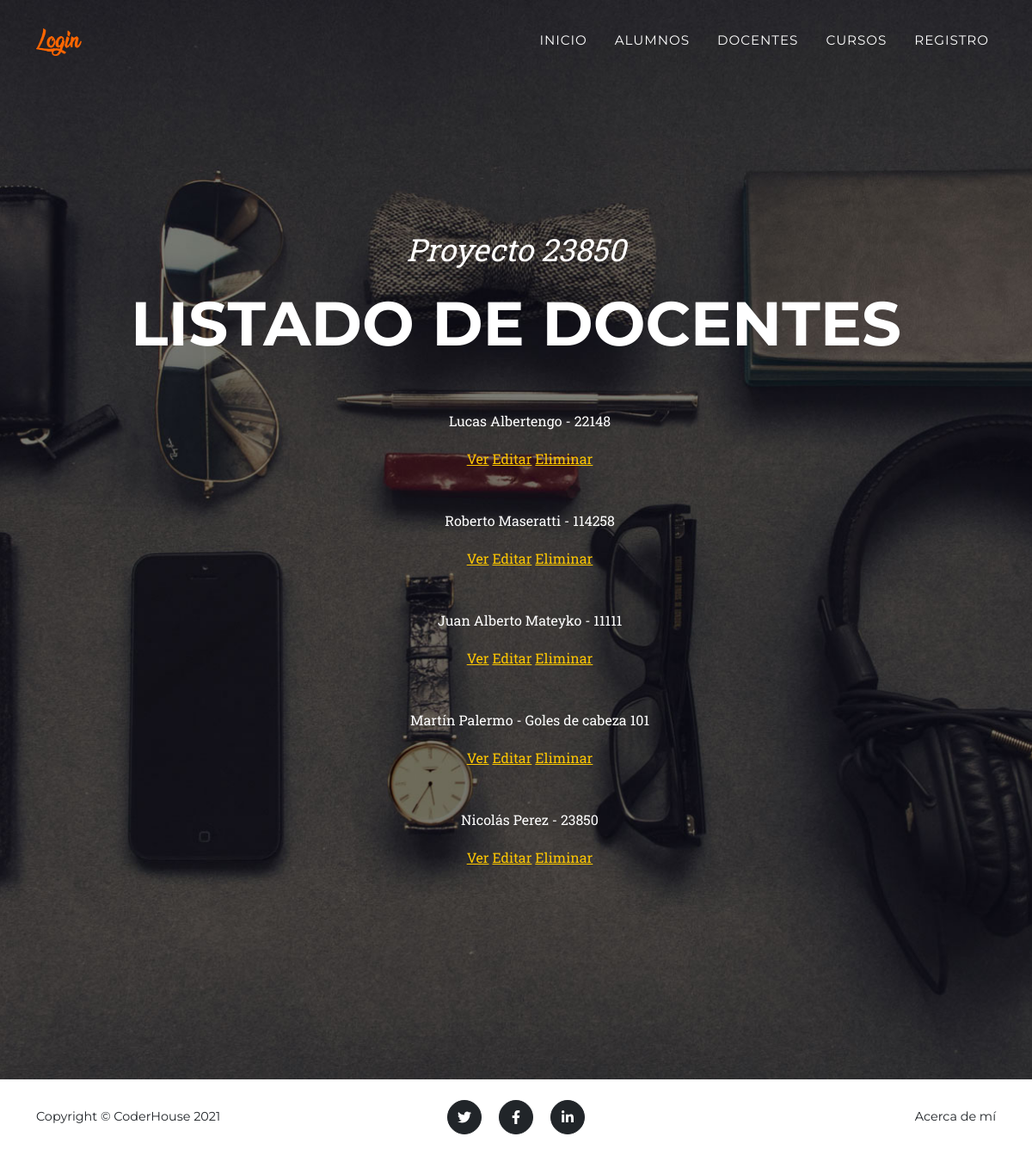
Page /AppCoder/docentes/list on the committed database.
### AppCoder/models.py (models this page shows, shortened)
class Docente(models.Model):
    nombre = models.CharField(max_length=40)
    apellido = models.CharField(max_length=40)
    catedra = models.CharField(max_length=40)

### AppCoder/views.py (the view)
# urls.py: path('docentes/list', views.DocenteList.as_view(), name = "DocList"),
class DocenteList(ListView):
    model = Docente
    template_name = "AppCoder/docentes_list.html"

### AppCoder/templates/AppCoder/docentes_list.html (shortened to what this page needs)
{% extends "AppCoder/parent.html" %}
{% load static %}
{% block titlecontent %}
    <header class="masthead">
        <div class="container">
            <div class="masthead-subheading">Proyecto 23850</div>
            <div class="masthead-heading text-uppercase">Listado de docentes</div>
        </div>
        <ul>
            {% for docente in object_list %}
                    <p>{{docente.nombre}} {{docente.apellido}} - {{docente.catedra}}</p>
                    <p>
                        <a href="{% url 'DocDetail' docente.id %}">Ver</a>
                        <a href="{% url 'DocEdit' docente.id %}">Editar</a>
                        <a href="{% url 'DocDelete' docente.id %}">Eliminar</a>
                    <br>
                    <br>
                    </p>
            {% endfor %}
        </ul>
    </header>
{% endblock %}

### AppCoder/templates/AppCoder/parent.html (shortened to what this page needs)
<!DOCTYPE html>
<html lang="en">
    <head>
        {% load static %}
        <link href="{% static 'AppCoder/css/styles.css' %}" rel="stylesheet" />
    </head>
    <body id="page-top">
        <nav class="navbar navbar-expand-lg navbar-dark fixed-top" id="mainNav">
            <div class="container">
                {% if user.is_authenticated %}
                    <img height = "40px" src="{{url}}" alt="">
                    <a class="navbar-brand" href="{% url 'Logout' %}"><img src="{% static 'AppCoder/assets/img/navbar-logo - logout.png' %}" alt="Login" /></a>
                {% else %}
                    <a class="navbar-brand" href="{% url 'Login' %}"><img src="{% static 'AppCoder/assets/img/navbar-logo - login.png' %}" alt="Logout" /></a>
                {% endif %}
                <div class="collapse navbar-collapse" id="navbarResponsive">
                    <ul class="navbar-nav text-uppercase ms-auto py-4 py-lg-0">
                        <li class="nav-item"><a class="nav-link" href="{% url 'Inicio' %}">Inicio</a></li>
                        <li class="nav-item"><a class="nav-link" href="{% url 'Alumnos' %}">Alumnos</a></li>
                        <li class="nav-item"><a class="nav-link" href="{% url 'Docentes' %}">Docentes</a></li>
                        <li class="nav-item"><a class="nav-link" href="{% url 'Cursos' %}">Cursos</a></li>
                        {% if user.is_authenticated %}
                        <li class="nav-item"><a class="nav-link" href="{% url 'EditUser' %}">{{request.user.username}}</a></li>
                        {% else %}
                        <li class="nav-item"><a class="nav-link" href="{% url 'Register' %}">Registro</a></li>
                        {% endif %}
                    </ul>
                </div>
            </div>
        </nav>
        {% block titlecontent %}
        {% endblock %}
        <footer class="footer py-4">
            <div class="container">
                <div class="row align-items-center">
                    <div class="col-lg-4 text-lg-start">Copyright &copy; CoderHouse 2021</div>
                    <div class="col-lg-4 my-3 my-lg-0">
                        <a class="btn btn-dark btn-social mx-2" href="#!"><i class="fab fa-twitter"></i></a>
                        <a class="btn btn-dark btn-social mx-2" href="#!"><i class="fab fa-facebook-f"></i></a>
                        <a class="btn btn-dark btn-social mx-2" href="#!"><i class="fab fa-linkedin-in"></i></a>
                    </div>
                    <div class="col-lg-4 text-lg-end">
                        <a class="link-dark text-decoration-none" href="{% url 'About' %}">Acerca de mí</a>
                    </div>
                </div>
            </div>
        </footer>
    </body>
</html>

### rows in the picture
Docente: nombre "Lucas", apellido "Albertengo", catedra "22148"
Docente: nombre "Roberto", apellido "Maseratti", catedra "114258"
Docente: nombre "Juan Alberto", apellido "Mateyko", catedra "11111"
Docente: nombre "Martín", apellido "Palermo", catedra "Goles de cabeza 101"
Docente: nombre "Nicolás", apellido "Perez", catedra "23850"
